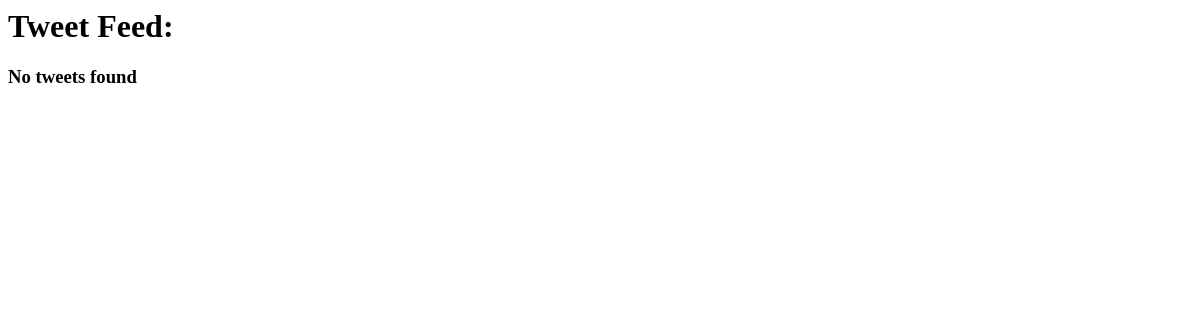
The page /tweet/1/ on the database as committed earlier.
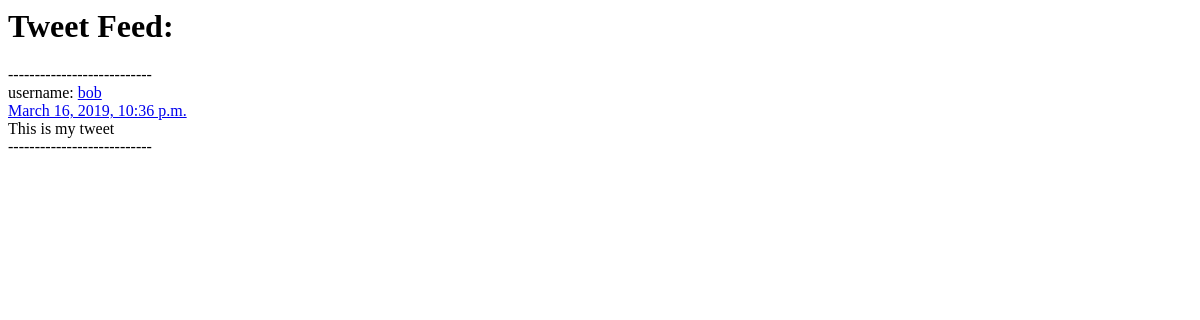
The same page on the database as committed later.
### twitterdjango/tweet/models.py (models this page shows)
class Tweet(models.Model):
    body = models.CharField(max_length=140)
    date_created = models.DateTimeField(auto_now_add=True, blank=True)
    userprofile = models.ForeignKey(
        TwitterUser, on_delete=models.CASCADE)

### twitterdjango/twitteruser/models.py (models this page shows)
class TwitterUser(models.Model):
    username = models.CharField(max_length=15)
    date_created = models.DateTimeField(auto_now_add=True, blank=True)
    bio = models.CharField(max_length=200)
    user = models.OneToOneField(User, on_delete=models.CASCADE)
    following = models.ManyToManyField('self', symmetrical=False, blank=True)

### twitterdjango/tweet/views.py (the view)
# urls.py: path('tweet/<int:pk>/', views.tweetid, name='tweetid')
def tweetid(request, pk):
    html = 'twitterfeed.html'
    page_options = {}
    tweet = Tweet.objects.filter(pk=pk)
    page_options.update({"tweets": tweet})
    return render(request, html, page_options)

### twitterdjango/templates/twitterfeed.html (shortened to what this page needs)
<h1>Tweet Feed:</h1>
{%for tweet in tweets%}
<div>---------------------------</div>
<div>
  username:
  <a href="{% url 'profile' tweet.userprofile.username %}">
    {{ tweet.userprofile.username }}
  </a>
</div>
<div>
  <a href="{%url 'tweetid' tweet.pk%}">{{ tweet.date_created }} </a>
</div>
<div>{{ tweet.body }}</div>
<div>---------------------------</div>
{%endfor%} {%if not tweets%}
<h3>No tweets found</h3>
{%endif%}

Rows that differ between the two databases and show on the page:
added Tweet: userprofile.username "bob", date_created "March 16, 2019, 10:36 p.m.", body "This is my tweet"
Other text that changed with them:
text no longer shown: "No tweets found"
